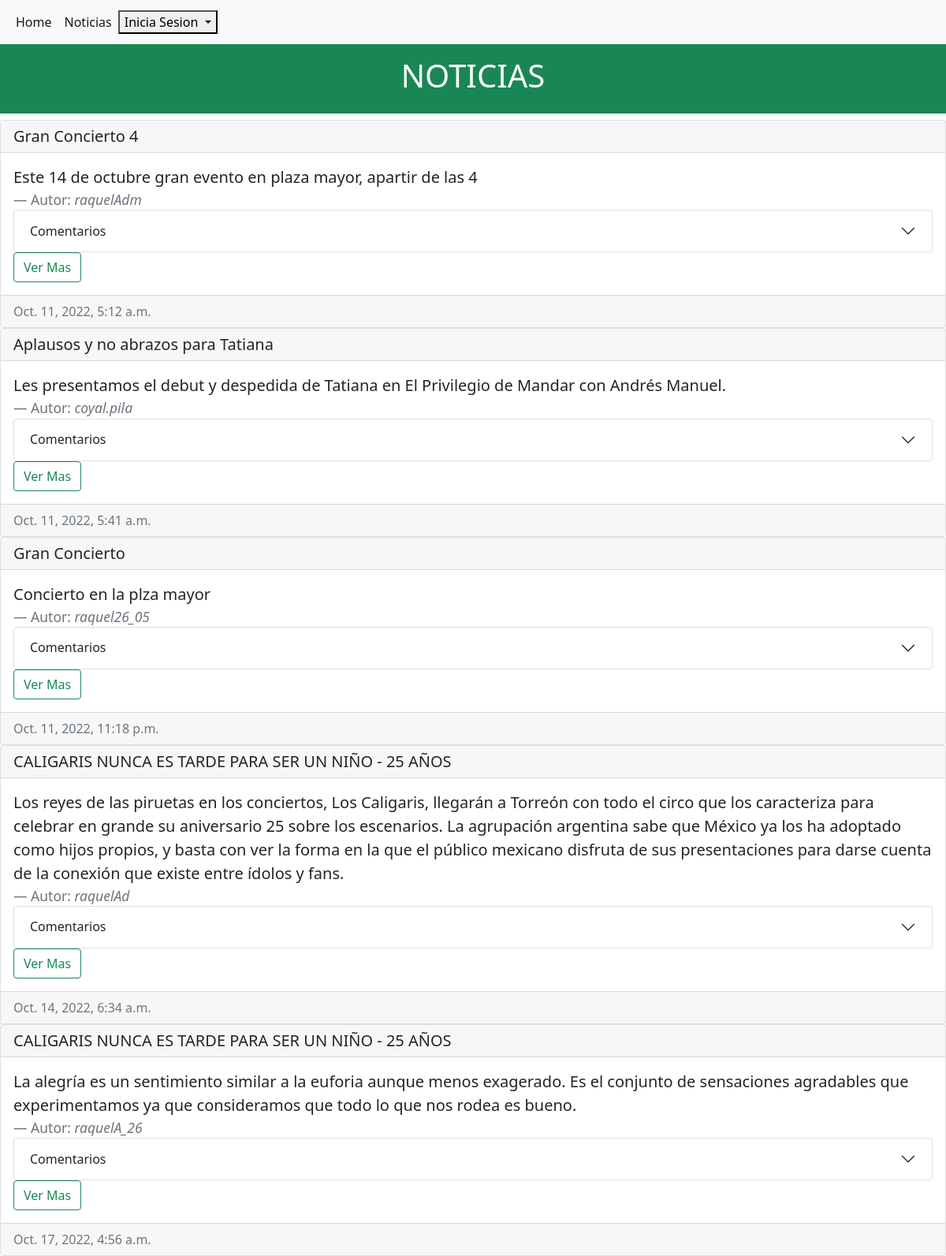
The app's page /noticias/noticias/ with its own data.
### noticias/models.py (models this page shows, shortened)
class Noticias(models.Model):
    Titulo = models.CharField(max_length=100)
    Descripcion = models.TextField(max_length=500)
    Fecha = models.DateTimeField(auto_now_add=True)
    Autor = models.ForeignKey(get_user_model(), on_delete=models.CASCADE,)

### users/models.py (models this page shows)
class CustomUser(AbstractUser):
    Nombre = models.CharField(max_length=15)

### noticias/views.py (the view)
# urls.py: path('noticias/', noticiasPageview.as_view(), name='noticias'),
class noticiasPageview(ListView):
    template_name = 'noticias.html'
    model = Noticias
    context_object_name = 'Todas_Noticias'

### noticias/models.py (called while the page is built)
    def __str__(self) -> str:
        return self.comentario

### noticias/templates/noticias.html (shortened to what this page needs)
{%  extends 'base.html' %}{% block content %}
<div class="p-3 mb-2 bg-success text-white">
    <h1>
        <center> NOTICIAS </center>
    </h1>
</div>
{% for not in Todas_Noticias%}
  <div class="card">
      <h5 class="card-header">{{not.Titulo}}</h5>
      <div class="card-body">
        <blockquote class="blockquote mb-0">
          <p class="card-text">{{not.Descripcion}}</p>
          <footer class="blockquote-footer">Autor: <cite title="Source Title">{{not.Autor}}</cite></footer>
        </blockquote>
        <div class="accordion" id="accordionExample">
          <div class="accordion-item">
            <h2 class="accordion-header" id="flush-headingOne">
              <button class="accordion-button collapsed" type="button" data-bs-toggle="collapse" data-bs-target="#flush-collapseOne" aria-expanded="false" aria-controls="flush-collapseOne">
                Comentarios
              </button>
            </h2>
          </div>
        </div>
        <a class="btn btn-outline-success btn-xs justify-content-md-end" href="{% url 'noticias_detalle' not.pk %}"> Ver Mas </a>
      </div>
      <div class="card-footer text-muted"> {{not.Fecha}}</div>
  </div>
{% endfor%}
{% endblock content %}

### users/templates/base.html (shortened to what this page needs)
<head>
  <link href="https://cdn.jsdelivr.net/npm/bootstrap@5.0.0-beta1/dist/css/bootstrap.min.css" rel="stylesheet"/>
  <nav class="navbar navbar-expand-lg navbar-light bg-light">
    <div class="container-fluid">
      <div class="collapse navbar-collapse" id="navbarNavAltMarkup">
        <div class="navbar-nav justify-content-md-end">
          <a class="nav-link active" href="{% url 'home' %}"> Home </a>
          <a class="nav-link active" href="{% url 'noticias' %}"> Noticias </a>
        </div>
        <div class="d-grid gap-2 d-md-block justify-content-md-end">
          <div class="btn-group" role="group">
            {% if user.is_authenticated %}
              <a class="nav-link active" href="{% url 'noticias_nuevo' %}" > Crear Noticia</a>
              <button id="btnGroupDrop1" type="button" class="dropdown-toggle" data-bs-toggle="dropdown" aria-expanded="false">
                {{user.Nombre}}
              </button>
              <ul class="dropdown-menu" aria-labelledby="btnGroupDrop1">
                <li><a class="dropdown-item" role="button" href="{% url 'logout' %}" > Log out </a></li>
              </ul>
            {% else %}
              <button id="btnGroupDrop1" type="button" class="dropdown-toggle" data-bs-toggle="dropdown" aria-expanded="false">
                Inicia Sesion
              </button>
            </div>
          {% endif %}
        </div>
      </div>
    </div>
  </nav>
</head>
<body>
    {% block content %}
    {% endblock content %}
</body>

### records on screen
Noticias: Titulo "Gran Concierto 4", Descripcion "Este 14 de octubre gran evento en plaza mayor, apartir de las 4", Autor "raquelAdm", Fecha "Oct. 11, 2022, 5:12 a.m."
Noticias: Titulo "Aplausos y no abrazos para Tatiana", Descripcion "Les presentamos el debut y despedida de Tatiana en El Privilegio de Mandar con Andrés Manuel.", Autor "coyal.pila", Fecha "Oct. 11, 2022, 5:41 a.m."
Noticias: Titulo "Gran Concierto", Descripcion "Concierto en la plza mayor", Autor "raquel26_05", Fecha "Oct. 11, 2022, 11:18 p.m."
Noticias: Titulo "CALIGARIS NUNCA ES TARDE PARA SER UN NIÑO - 25 AÑOS", Descripcion "Los reyes de las piruetas en los conciertos, Los Caligaris, llegarán a Torreón con todo el circo que los caracteriza para celebrar en grande su aniversario 25 sobre los escenarios. La agrupación argentina sabe que México ya los ha adoptado como hijos propios, y basta con ver la forma en la que el público mexicano disfruta de sus presentaciones para darse cuenta de la conexión que existe entre ídolos y fans.", Autor "raquelAd", Fecha "Oct. 14, 2022, 6:34 a.m."
Noticias: Titulo "CALIGARIS NUNCA ES TARDE PARA SER UN NIÑO - 25 AÑOS", Descripcion "La alegría es un sentimiento similar a la euforia aunque menos exagerado. Es el conjunto de sensaciones agradables que experimentamos ya que consideramos que todo lo que nos rodea es bueno.", Autor "raquelA_26", Fecha "Oct. 17, 2022, 4:56 a.m."
